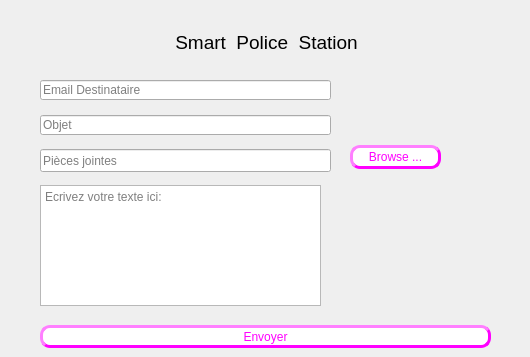
       <widget class="QWidget" name="page_11">
        <widget class="QPushButton" name="browseBtn_2">
         <property name="geometry">
          <rect>
           <x>350</x>
           <y>145</y>
           <width>91</width>
           <height>24</height>
          </rect>
         </property>
         <property name="styleSheet">
          <string notr="true">
background-color:white; 
color: rgb(255, 0, 255);
border-style:outset ; 
border-width:3px ; 
border-radius:10px;</string>
         </property>
         <property name="text">
          <string>Browse ...</string>
         </property>
        </widget>
        <widget class="QTextEdit" name="Texte_2">
         <property name="geometry">
          <rect>
           <x>40</x>
           <y>185</y>
           <width>281</width>
           <height>121</height>
          </rect>
         </property>
         <property name="placeholderText">
          <string>Ecrivez votre texte ici: </string>
         </property>
        </widget>
        <widget class="QLabel" name="policou_13">
         <property name="geometry">
          <rect>
           <x>170</x>
           <y>25</y>
           <width>351</width>
           <height>35</height>
          </rect>
         </property>
         <property name="sizePolicy">
          <sizepolicy hsizetype="Preferred" vsizetype="Maximum">
           <horstretch>0</horstretch>
           <verstretch>0</verstretch>
          </sizepolicy>
         </property>
         <property name="font">
          <font>
           <family>Arial</family>
           <pointsize>14</pointsize>
           <weight>50</weight>
           <bold>false</bold>
           <underline>false</underline>
          </font>
         </property>
         <property name="text">
          <string> Smart  Police  Station</string>
         </property>
         <property name="textFormat">
          <enum>Qt::PlainText</enum>
         </property>
        </widget>
        <widget class="QPushButton" name="sendBtn_2">
         <property name="geometry">
          <rect>
           <x>40</x>
           <y>325</y>
           <width>451</width>
           <height>23</height>
          </rect>
         </property>
         <property name="styleSheet">
          <string notr="true">
background-color:white; 
color: rgb(255, 0, 255);
border-style:outset ; 
border-width:3px ; 
border-radius:10px;</string>
         </property>
         <property name="text">
          <string>Envoyer</string>
         </property>
        </widget>
        <widget class="QLineEdit" name="Objet_2">
         <property name="geometry">
          <rect>
           <x>40</x>
           <y>115</y>
           <width>291</width>
           <height>20</height>
          </rect>
         </property>
         <property name="placeholderText">
          <string>Objet</string>
         </property>
        </widget>
        <widget class="QLineEdit" name="file_2">
         <property name="geometry">
          <rect>
           <x>40</x>
           <y>149</y>
           <width>291</width>
           <height>23</height>
          </rect>
         </property>
         <property name="placeholderText">
          <string>Pièces jointes</string>
         </property>
        </widget>
        <widget class="QLineEdit" name="rcpt_2">
         <property name="geometry">
          <rect>
           <x>40</x>
           <y>80</y>
           <width>291</width>
           <height>20</height>
          </rect>
         </property>
         <property name="readOnly">
          <bool>false</bool>
         </property>
         <property name="placeholderText">
          <string>Email Destinataire</string>
         </property>
        </widget>
        <widget class="QPushButton" name="home">
         <property name="geometry">
          <rect>
           <x>34</x>
           <y>10</y>
           <width>71</width>
           <height>23</height>
          </rect>
         </property>
         <property name="styleSheet">
          <string notr="true">border-style:outset ; 
border-width:0px ; 
border-radius:0px;</string>
         </property>
         <property name="text">
          <string/>
         </property>
         <property name="icon">
          <iconset>
           <normaloff>../../../Documents/PoliceStation2/Nouveau dossier/images.png</normaloff>../../../Documents/PoliceStation2/Nouveau dossier/images.png</iconset>
         </property>
        </widget>
       </widget>
